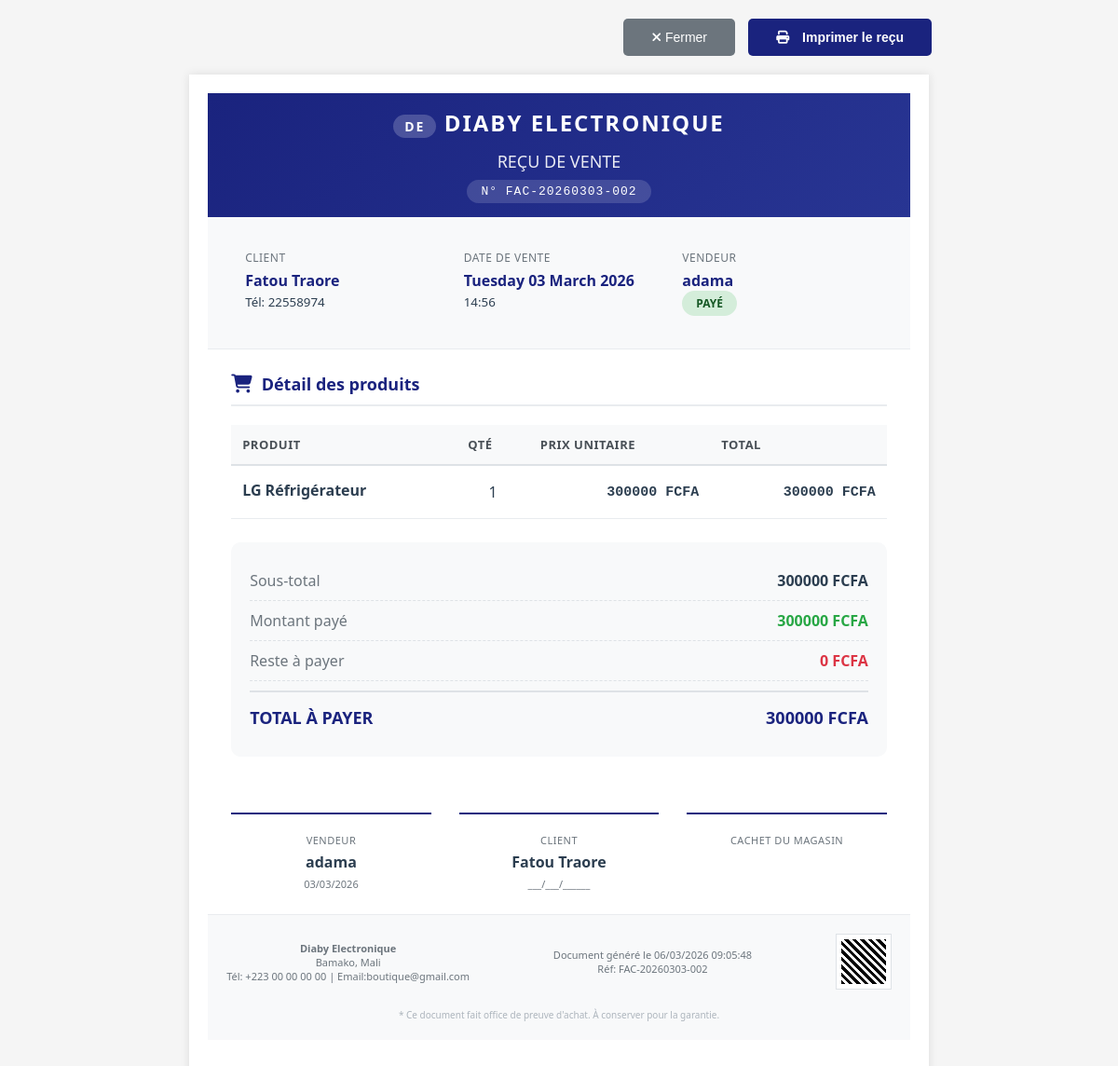
/sales/2/receipt/, run on the app's committed database.
### apps/core/models.py (models this page shows, shortened)
class ShopSettings(models.Model):
    CURRENCY_CHOICES = (
        ('FCFA', 'FCFA (Franc CFA)'),
        ('EUR', 'EUR (Euro)'),
        ('USD', 'USD (Dollar US)'),
    )
    name = models.CharField(max_length=200, default='Diaby Electronic')
    logo = models.ImageField(upload_to='shop/', blank=True, null=True)
    phone = models.CharField(max_length=50, blank=True)
    email = models.EmailField(blank=True)
    address = models.TextField(blank=True)
    currency = models.CharField(max_length=10, choices=CURRENCY_CHOICES, default='FCFA')
    ninea = models.CharField(max_length=50, blank=True)
    tax_number = models.CharField(max_length=50, blank=True)
    updated_by = models.ForeignKey(
        settings.AUTH_USER_MODEL,
        on_delete=models.SET_NULL,
        null=True,
        blank=True,
        related_name='updated_shop_settings'
    )
    updated_at = models.DateTimeField(auto_now=True)
    @classmethod
    def get_solo(cls):
        obj, _ = cls.objects.get_or_create(pk=1)
        return obj

### apps/sales/models.py (models this page shows, shortened)
class Sale(models.Model):
    invoice_number = models.CharField(max_length=20, unique=True, editable=False, null=True)
    client = models.ForeignKey(Client, on_delete=models.SET_NULL, null=True)
    total_amount = models.DecimalField(max_digits=12, decimal_places=2, default=0)
    amount_paid = models.DecimalField(max_digits=12, decimal_places=2, default=0)
    created_by = models.ForeignKey(settings.AUTH_USER_MODEL, on_delete=models.SET_NULL, null=True)
    created_at = models.DateTimeField(auto_now_add=True)
    @property
    def remaining_amount(self):
        return self.total_amount - self.amount_paid

class SaleItem(models.Model):
    sale = models.ForeignKey(Sale, related_name='items', on_delete=models.CASCADE)
    product = models.ForeignKey(Product, on_delete=models.CASCADE)
    quantity = models.PositiveIntegerField()
    price = models.DecimalField(max_digits=12, decimal_places=2)
    subtotal = models.DecimalField(max_digits=12, decimal_places=2)

### apps/clients/models.py (models this page shows, shortened)
class Client(models.Model):
    CLIENT_TYPES = (
        ('regular', 'Client régulier'),
        ('vip', 'VIP'),
        ('wholesale', 'Grossiste'),
        ('new', 'Nouveau client'),
    )
    name = models.CharField(max_length=150)
    phone = models.CharField(max_length=20, unique=True)
    email = models.EmailField(blank=True, null=True)
    address = models.CharField(max_length=255, blank=True, null=True)
    balance = models.DecimalField(max_digits=12, decimal_places=0, default=0)
    credit_limit = models.DecimalField(max_digits=12, decimal_places=0, default=100000)
    client_type = models.CharField(max_length=20, choices=CLIENT_TYPES, default='regular')
    loyalty_level = models.IntegerField(default=0)  # 0 to 5
    is_active = models.BooleanField(default=True)
    created_by = models.ForeignKey(
        settings.AUTH_USER_MODEL,
        on_delete=models.SET_NULL,
        null=True,
        related_name='clients_created'
    )
    updated_by = models.ForeignKey(
        settings.AUTH_USER_MODEL,
        on_delete=models.SET_NULL,
        null=True,
        related_name='clients_updated'
    )
    created_at = models.DateTimeField(auto_now_add=True)
    updated_at = models.DateTimeField(auto_now=True)

### apps/accounts/models.py (models this page shows, shortened)
class CustomUser(AbstractUser):
    ROLE_CHOICES = (
        ('admin', 'Administrateur'),
        ('manager', 'Gestionnaire'),
        ('seller', 'Vendeur'),
    )
    role = models.CharField(
        max_length=20,
        choices=ROLE_CHOICES,
        default='seller'
    )
    phone = models.CharField(max_length=20, blank=True, null=True)
    created_at = models.DateTimeField(auto_now_add=True)
    objects = CustomUserManager()  # <- important pour utiliser notre manager

### apps/products/models.py (models this page shows, shortened)
class Product(models.Model):
    category = models.ForeignKey(Category, on_delete=models.CASCADE, related_name='products')
    supplier = models.ForeignKey(Supplier, on_delete=models.SET_NULL, null=True, blank=True, related_name='products')
    name = models.CharField(max_length=150)
    brand = models.CharField(max_length=100, blank=True, null=True)
    description = models.TextField(blank=True, null=True)
    purchase_price = models.DecimalField(max_digits=12, decimal_places=2, default=0.00)
    selling_price = models.DecimalField(max_digits=12, decimal_places=2, default=0.00)
    min_selling_price = models.DecimalField(max_digits=12, decimal_places=2, default=0.00, help_text="Prix minimum autorisé")
    stock_quantity = models.PositiveIntegerField(default=0)
    low_stock_threshold = models.PositiveIntegerField(default=5)
    unit = models.CharField(max_length=20, default='Pièce', help_text="Ex: Pièce, Carton, Lot")
    has_imei = models.BooleanField(default=False)
    imei = models.CharField(max_length=50, blank=True, null=True, unique=True)
    image = models.ImageField(upload_to='products/', blank=True, null=True)
    created_at = models.DateTimeField(auto_now_add=True)
    updated_at = models.DateTimeField(auto_now=True)
    created_by = models.ForeignKey('accounts.CustomUser', on_delete=models.SET_NULL, null=True, related_name='products_created')
    updated_by = models.ForeignKey('accounts.CustomUser', on_delete=models.SET_NULL, null=True, related_name='products_updated')

### apps/sales/views.py (the view)
# urls.py: path('<int:pk>/receipt/', views.sale_receipt, name='sale_receipt'),
def sale_receipt(request, pk):
    sale = get_object_or_404(Sale.objects.select_related('client', 'created_by').prefetch_related('items__product'), pk=pk)
    return render(request, 'sales/sale_receipt.html', {'sale': sale})

### apps/sales/templates/sales/sale_receipt.html (shortened to what this page needs)
{% load static %}
<!DOCTYPE html>
<html lang="fr">
<head>
</head>
<body>
    <div class="print-button">
        <button class="btn-close" onclick="window.close()">
            <i class="fas fa-times"></i> Fermer
        </button>
        <button class="btn-print" onclick="window.print()">
            <i class="fas fa-print"></i> Imprimer le reçu
        </button>
    </div>
    <div class="receipt-container">
        <div class="receipt-header">
            <div class="company-name">
                <span>DE</span> {{ shop_settings.name|default:"Diaby Electronic"|upper }}
            </div>
            <div class="document-title">REÇU DE VENTE</div>
            <div class="document-ref">N° {{ sale.invoice_number|default:sale.id }}</div>
        </div>
        <div class="info-section">
            <div class="info-box">
                <div class="info-label">Client</div>
                <div class="info-value">{{ sale.client.name|default:"Client Comptoir" }}</div>
                {% if sale.client.phone %}
                    <div><small>Tél: {{ sale.client.phone }}</small></div>
                {% endif %}
            </div>
            <div class="info-box">
                <div class="info-label">Date de vente</div>
                <div class="info-value">{{ sale.created_at|date:"l d F Y" }}</div>
                <div><small>{{ sale.created_at|date:"H:i" }}</small></div>
            </div>
            <div class="info-box">
                <div class="info-label">Vendeur</div>
                <div class="info-value">{{ sale.created_by.get_full_name|default:sale.created_by.username }}</div>
                <div>
                    <span class="status-badge
                        {% if sale.remaining_amount == 0 %}status-paid
                        {% elif sale.amount_paid > 0 %}status-partial
                        {% else %}status-unpaid{% endif %}">
                        {% if sale.remaining_amount == 0 %}Payé
                        {% elif sale.amount_paid > 0 %}Paiement partiel
                        {% else %}Impayé{% endif %}
                    </span>
                </div>
            </div>
        </div>
        <div class="receipt-body">
            <div class="section-title">
                <i class="fas fa-shopping-cart"></i>
                Détail des produits
            </div>
            <table class="products-table">
                <thead>
                    <tr>
                        <th>Produit</th>
                        <th class="text-center">Qté</th>
                        <th class="text-right">Prix unitaire</th>
                        <th class="text-right">Total</th>
                    </tr>
                </thead>
                <tbody>
                    {% for item in sale.items.all %}
                    <tr>
                        <td>
                            <div class="product-name">{{ item.product.name }}</div>
                        </td>
                        <td class="text-center">{{ item.quantity }}</td>
                        <td class="text-right amount">{{ item.price|floatformat:0 }} FCFA</td>
                        <td class="text-right amount">{{ item.subtotal|floatformat:0 }} FCFA</td>
                    </tr>
                    {% endfor %}
                </tbody>
            </table>
            <div class="financial-summary">
                <div class="summary-row">
                    <span class="summary-label">Sous-total</span>
                    <span class="summary-value">{{ sale.total_amount|floatformat:0 }} FCFA</span>
                </div>
                <div class="summary-row">
                    <span class="summary-label">Montant payé</span>
                    <span class="summary-value" style="color: #28a745;">{{ sale.amount_paid|floatformat:0 }} FCFA</span>
                </div>
                <div class="summary-row">
                    <span class="summary-label">Reste à payer</span>
                    <span class="summary-value summary-due">{{ sale.remaining_amount|floatformat:0 }} FCFA</span>
                </div>
                <div class="summary-row" style="margin-top: 10px; border-top: 2px solid #dee2e6; padding-top: 15px;">
                    <span class="summary-label summary-total">TOTAL À PAYER</span>
                    <span class="summary-value summary-total">{{ sale.total_amount|floatformat:0 }} FCFA</span>
                </div>
            </div>
            <div class="signatures">
                <div class="signature-box">
                    <div class="signature-line"></div>
                    <div class="signature-label">Vendeur</div>
                    <div class="signature-name">{{ sale.created_by.get_full_name|default:sale.created_by.username }}</div>
                    <div class="signature-date">{{ sale.created_at|date:"d/m/Y" }}</div>
                </div>
                <div class="signature-box">
                    <div class="signature-line"></div>
                    <div class="signature-label">Client</div>
                    <div class="signature-name">{{ sale.client.name|default:"____________________" }}</div>
                    <div class="signature-date">___/___/______</div>
                </div>
                <div class="signature-box">
                    <div class="signature-line"></div>
                    <div class="signature-label">Cachet du magasin</div>
                </div>
            </div>
        </div>
        <div class="footer">
            <div class="footer-content">
                <div>
                    <strong>{{ shop_settings.name|default:"Diaby Electronic" }}</strong><br>
                    {{ shop_settings.address|default:"Bamako, Mali" }}<br>
                    Tél: {{ shop_settings.phone|default:"+223 00 00 00 00" }} | Email:{{ shop_settings.email|default:"diabyinfo@gmail.com" }}
                </div>
                <div>
                    Document généré le {% now "d/m/Y H:i:s" %}<br>
                    Réf: {{ sale.invoice_number|default:sale.id }}
                </div>
                <div class="qr-code">
                    <div></div>
                </div>
            </div>
            <div class="legal-mentions">
                * Ce document fait office de preuve d'achat. À conserver pour la garantie.
            </div>
        </div>
    </div>
    <link rel="stylesheet" href="{% static 'vendor/fontawesome/css/all.min.css' %}">
</body>
</html>

### data on the page
ShopSettings: name "DIABY ELECTRONIQUE", name "Diaby Electronique", address "Bamako, Mali", phone "+223 00 00 00 00", email "boutique@gmail.com"
Sale: invoice_number "FAC-20260303-002", client.name "Fatou Traore", client.phone "22558974", created_at "Tuesday 03 March 2026", created_at "14:56", created_by.get_full_name "adama", total_amount "300000", amount_paid "300000", remaining_amount "0", created_at "03/03/2026"
SaleItem: product.name "LG Réfrigérateur", quantity "1", price "300000", subtotal "300000"
